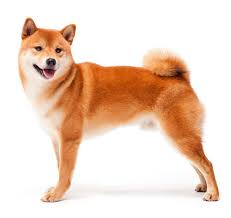
#> input picture Pics/Shiba.jpg, 231 x 218 px, found by its file name
$ python bitwise.py
#> lines starting #> are read from the running program, lines starting #| are printed output that depends on the picture; after the words box and inside, x2 and y2 are one past the last pixel; in counts of white or black regions, pixels touching at a corner belong together
import cv2 as cv
import numpy as np

img = cv.imread('Pics\Shiba.jpg')
#> img is the input picture: shape (218, 231, 3); mean B, G, R 198.6, 214.8, 238.8
# cv.imshow('Shiba', img)

blank = np.zeros((400,400), dtype='uint8')

rectangle = cv.rectangle(blank.copy(), (30,30), (370,370), 255, -1)
circle = cv.circle(blank.copy(), (200,200), 200, 255, -1)

cv.imshow('Rectangle', rectangle)
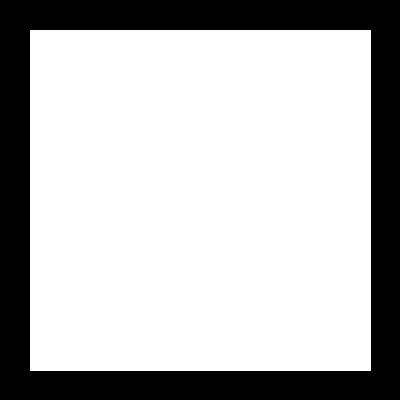
#> window 'Rectangle': shape (400, 400); 72.7% white; 1 black region, box (x1, y1, x2, y2) and area: (0, 0, 400, 400) 43719
cv.imshow('Circle', circle)
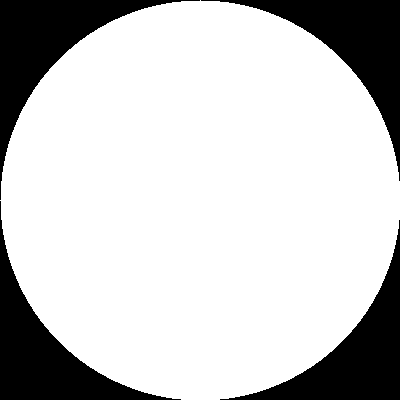
#> window 'Circle': shape (400, 400); 78.5% white; 4 black regions, box (x1, y1, x2, y2) and area: (0, 0, 200, 200) 8793, (201, 0, 400, 181) 8593, (0, 201, 181, 400) 8593, (220, 220, 400, 400) 8394

# bitwise AND -> intersecting regions
bitwise_and = cv.bitwise_and(rectangle, circle)
cv.imshow('Bitwise AND', bitwise_and)
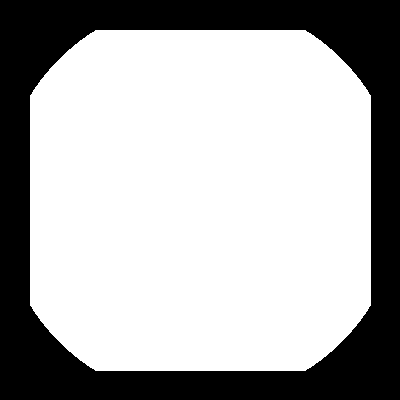
#> window 'Bitwise AND': shape (400, 400); 68.1% white; 1 black region, box (x1, y1, x2, y2) and area: (0, 0, 400, 400) 51051

# bitwise OR -> non intersecting and intersecting
bitwise_or = cv.bitwise_or(rectangle, circle)
cv.imshow('Bitwise OR', bitwise_or)
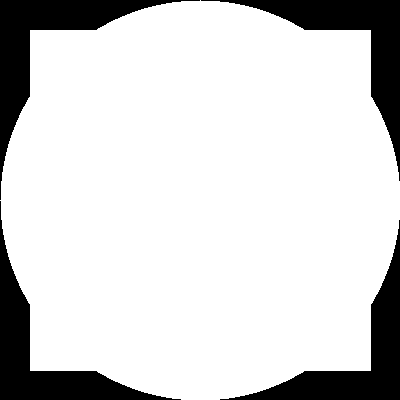
#> window 'Bitwise OR': shape (400, 400); 83.1% white; 4 black regions, box (x1, y1, x2, y2) and area: (0, 0, 200, 200) 6960, (201, 0, 400, 181) 6760, (0, 201, 181, 400) 6760, (220, 220, 400, 400) 6561

# bitwise XOR -> non intersecting regions
bitwise_xor = cv.bitwise_xor(rectangle, circle)
cv.imshow('Bitwise XOR', bitwise_xor)
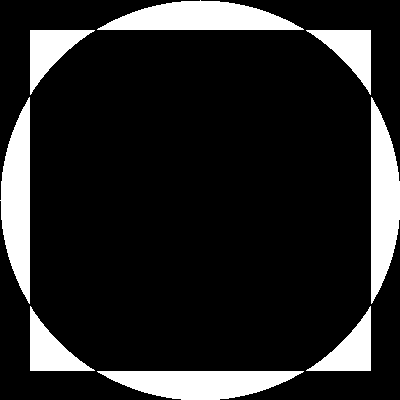
#> window 'Bitwise XOR': shape (400, 400); 15% white; 8 white regions, largest, box (x1, y1, x2, y2) and area: (97, 0, 304, 30) 4170, (0, 97, 30, 304) 4170, (371, 97, 400, 304) 4169


# bitwise NOT -> inverts image
bitwise_not = cv.bitwise_not(circle)
cv.imshow('Bitwise NOT', bitwise_not)

cv.waitKey(0)
